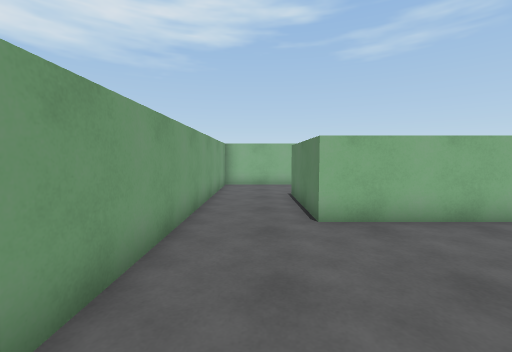
view 1 (above)

16 first-person views from a walk through a 3-D level made in the Unity game engine. The camera is 1.3 m above the floor, tilts 4° down and sees 90° across. The floor is counted in squares, 1 m on a side. Each view is taken from the middle of a square. On the plan, view 1 faces up. The plan holds only what a view shows up to about 13 squares ahead; the rest is blank. The player character is not drawn.

view 2
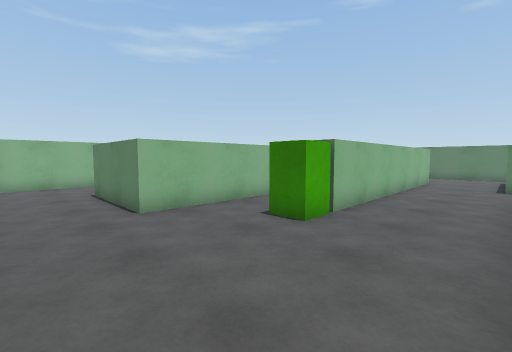

view 3
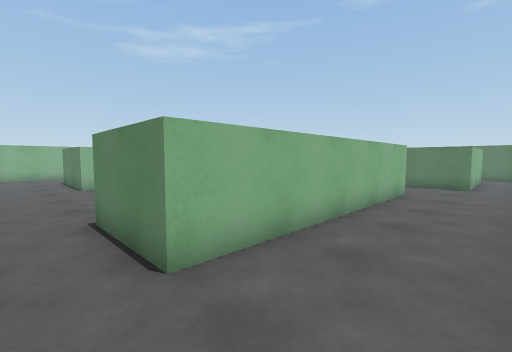

view 4
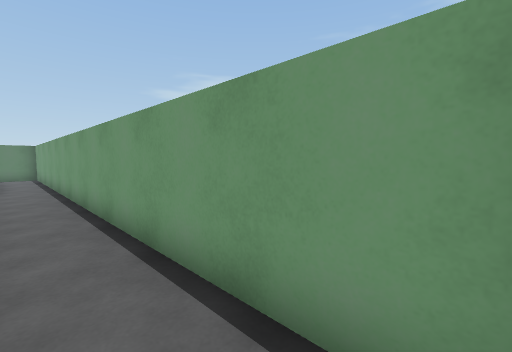

view 5
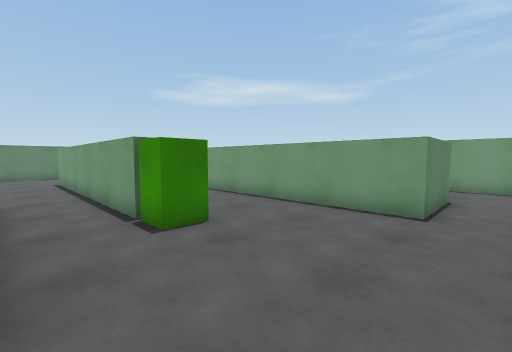

view 6
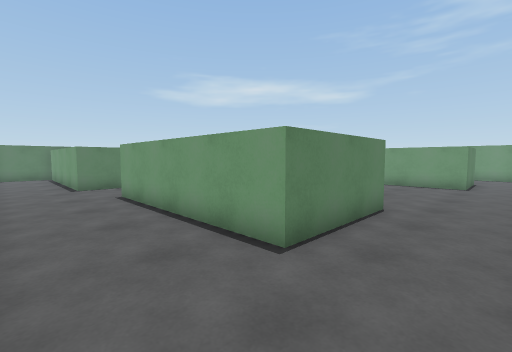

view 7
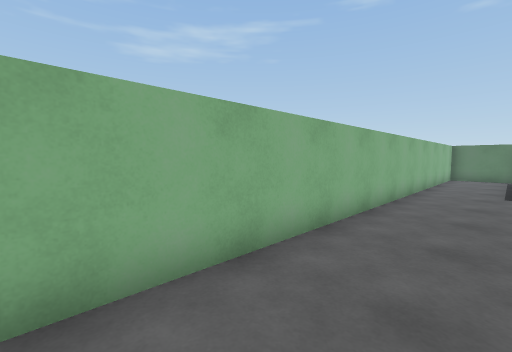

view 8
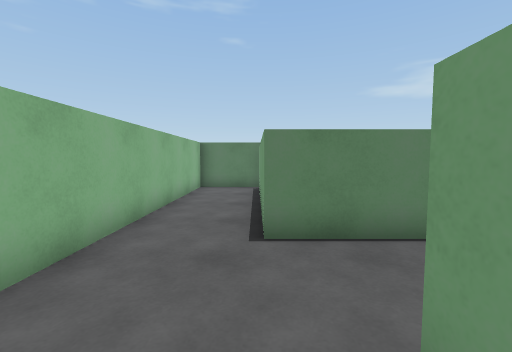

view 9
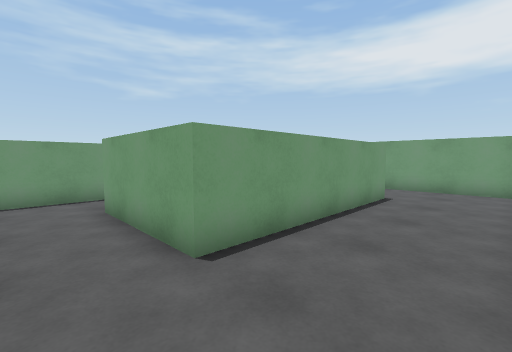

view 10
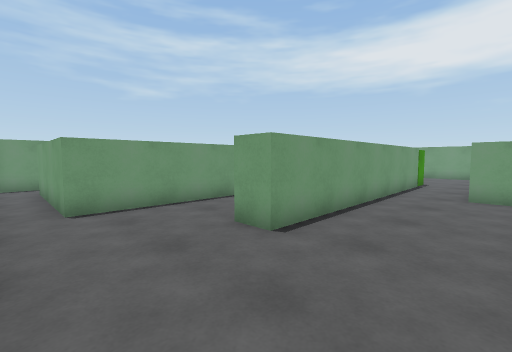

view 11
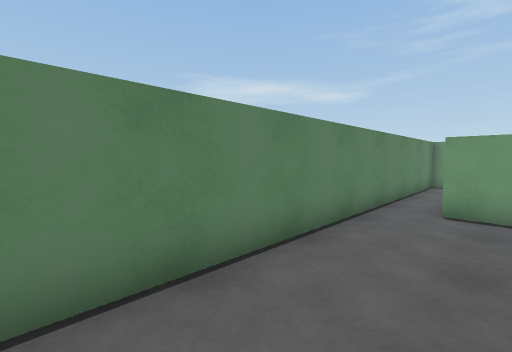

view 12
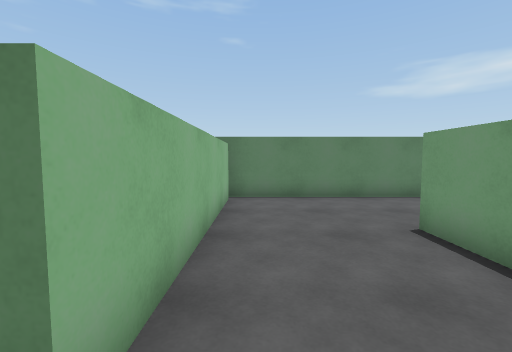

view 13
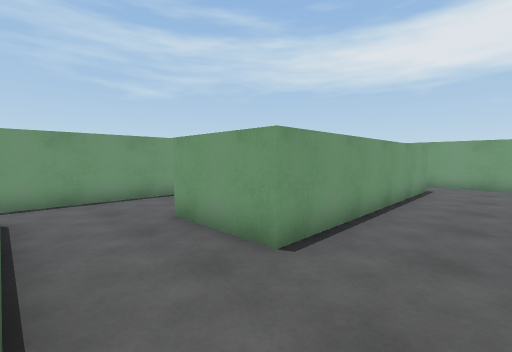

view 14
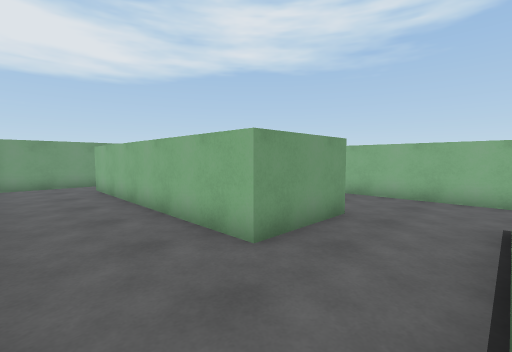

view 15
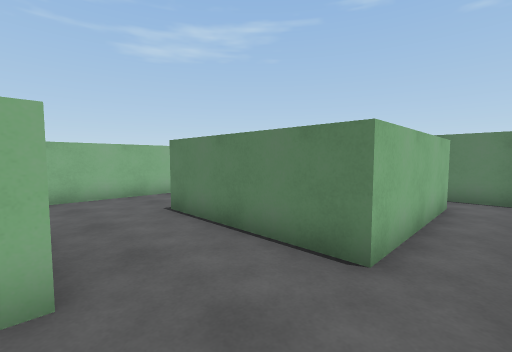

view 16
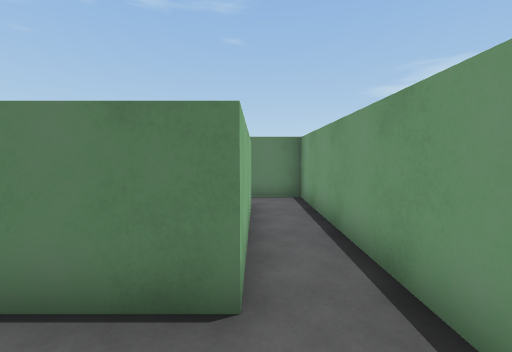

### Floor plan
Ten units are one square. View 1 is at (0, 0); x grows to the right and y downward. Boxes are objects, and circles mark ways between rooms. Rooms are numbered by the first view taken in them; rooms with no view inside come last. Other rooms are left out.
<svg viewBox="-20 -130 210 210">
<path fill="none" stroke="#000" d="M93 13 93 43 3 43 3 13 93 13M59 -51 13 -51M-15 39 -15 71M146 -20 46 -20 46 -30 86 -30M-15 -46 -15 18M-11 75 175 75M170 59 121 59 121 9 155 9M110 -72 110 -99 152 -99M13 -51 13 -91 83 -91 83 -51M185 -99 185 -125 -15 -125 -15 -46M155 9 170 9 170 59M181 -69 110 -69M86 -30 146 -30 146 -20M175 75 185 75 185 -70"/>
<rect x="35" y="-35" width="10" height="20" fill="#bbb"><title>green block</title></rect>
<circle cx="-5" cy="-55" r="3" fill="#2a7"/>
<circle cx="160" cy="-5" r="3" fill="#2a7"/>
<circle cx="180" cy="70" r="3" fill="#2a7"/>
<circle cx="90" cy="-40" r="3" fill="#2a7"/>
<circle cx="95" cy="-65" r="3" fill="#2a7"/>
<text x="60" y="10">1</text>
<text x="70" y="-100">2</text>
<text x="160" y="-30">3</text>
</svg>
Room 1 opens to room 2. Room 1 opens to room 3. Room 2 opens to room 3.

Where each view was taken, in squares from view 1:
view 1: 0 up, 0 right, facing up
view 2: 1 down, 1 left, facing up-right
view 3: 7 down, 1 left, facing up-right
view 4: 6 down, 1 left, facing down-right
view 5: 5 up, 1 left, facing down-right
view 6: 12 up, 1 left, facing down-right
view 7: 10 up, 0 right, facing up-right
view 8: 10 up, 7 right, facing right
view 9: 12 up, 10 right, facing down-left
view 10: 6 up, 18 right, facing down-left
view 11: 6 up, 16 right, facing down-right
view 12: 6 up, 10 right, facing right
view 13: 1 up, 12 right, facing down-left
view 14: 7 down, 12 right, facing up-left
view 15: 7 down, 9 right, facing up-right
view 16: 6 down, 10 right, facing right
